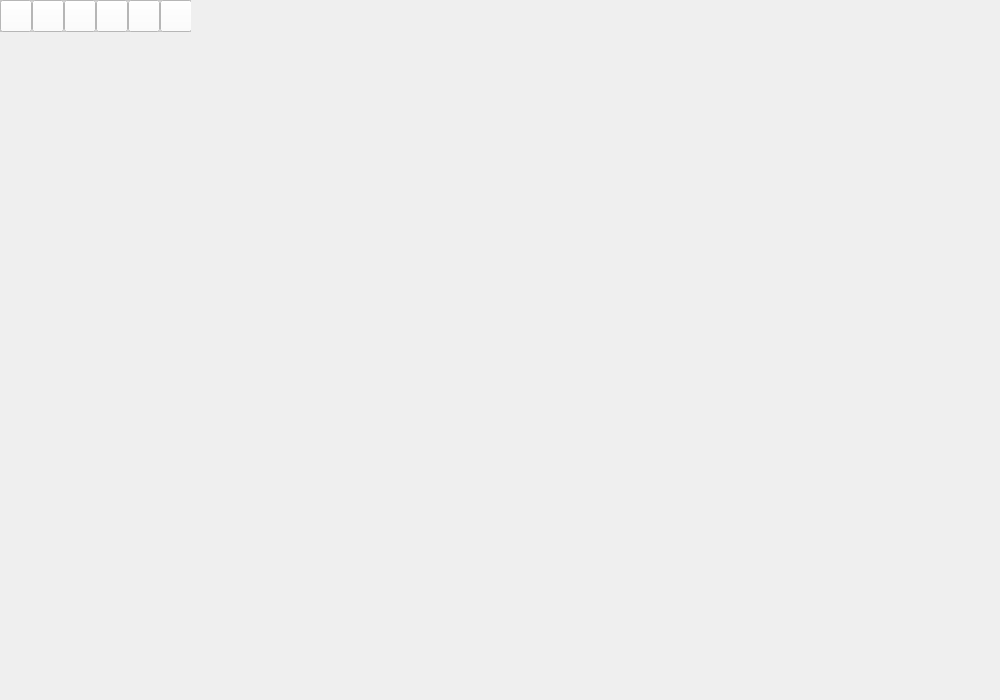
<?xml version="1.0" encoding="UTF-8"?>
<ui version="4.0">
 <class>MainWindow</class>
 <widget class="QMainWindow" name="MainWindow">
  <property name="geometry">
   <rect>
    <x>0</x>
    <y>0</y>
    <width>1000</width>
    <height>700</height>
   </rect>
  </property>
  <property name="windowTitle">
   <string>MainWindow</string>
  </property>
  <widget class="QWidget" name="centralwidget">
   <widget class="QFrame" name="frame">
    <property name="geometry">
     <rect>
      <x>0</x>
      <y>0</y>
      <width>191</width>
      <height>32</height>
     </rect>
    </property>
    <property name="styleSheet">
     <string notr="true">background-color: rgb(255,255,255);</string>
    </property>
    <property name="frameShape">
     <enum>QFrame::StyledPanel</enum>
    </property>
    <property name="frameShadow">
     <enum>QFrame::Raised</enum>
    </property>
    <widget class="QPushButton" name="stickyNoteButton">
     <property name="geometry">
      <rect>
       <x>0</x>
       <y>0</y>
       <width>32</width>
       <height>32</height>
      </rect>
     </property>
     <property name="text">
      <string/>
     </property>
     <property name="icon">
      <iconset>
       <normaloff>../Images/SmolNote.png</normaloff>../Images/SmolNote.png</iconset>
     </property>
     <property name="iconSize">
      <size>
       <width>30</width>
       <height>30</height>
      </size>
     </property>
    </widget>
    <widget class="QPushButton" name="pinButton">
     <property name="geometry">
      <rect>
       <x>32</x>
       <y>0</y>
       <width>32</width>
       <height>32</height>
      </rect>
     </property>
     <property name="text">
      <string/>
     </property>
     <property name="icon">
      <iconset>
       <normaloff>../Images/SmolImage.png</normaloff>../Images/SmolImage.png</iconset>
     </property>
     <property name="iconSize">
      <size>
       <width>30</width>
       <height>30</height>
      </size>
     </property>
    </widget>
    <widget class="QPushButton" name="mapButton">
     <property name="geometry">
      <rect>
       <x>64</x>
       <y>0</y>
       <width>32</width>
       <height>32</height>
      </rect>
     </property>
     <property name="text">
      <string/>
     </property>
     <property name="icon">
      <iconset>
       <normaloff>../Images/MapSmol.png</normaloff>../Images/MapSmol.png</iconset>
     </property>
     <property name="iconSize">
      <size>
       <width>30</width>
       <height>30</height>
      </size>
     </property>
    </widget>
    <widget class="QPushButton" name="imageButton">
     <property name="geometry">
      <rect>
       <x>96</x>
       <y>0</y>
       <width>32</width>
       <height>32</height>
      </rect>
     </property>
     <property name="text">
      <string/>
     </property>
     <property name="icon">
      <iconset>
       <normaloff>../Images/TackSmol.png</normaloff>../Images/TackSmol.png</iconset>
     </property>
     <property name="iconSize">
      <size>
       <width>30</width>
       <height>30</height>
      </size>
     </property>
    </widget>
    <widget class="QPushButton" name="pushButton">
     <property name="geometry">
      <rect>
       <x>128</x>
       <y>0</y>
       <width>32</width>
       <height>32</height>
      </rect>
     </property>
     <property name="text">
      <string/>
     </property>
    </widget>
    <widget class="QPushButton" name="pushButton_6">
     <property name="geometry">
      <rect>
       <x>160</x>
       <y>0</y>
       <width>32</width>
       <height>32</height>
      </rect>
     </property>
     <property name="text">
      <string/>
     </property>
    </widget>
   </widget>
  </widget>
  <action name="actionwhy">
   <property name="text">
    <string>Open</string>
   </property>
  </action>
  <action name="actiongo_away">
   <property name="text">
    <string>go away</string>
   </property>
  </action>
  <action name="actionno_files">
   <property name="text">
    <string>no files</string>
   </property>
  </action>
  <action name="actionexit">
   <property name="text">
    <string>exit</string>
   </property>
  </action>
  <action name="actionnow">
   <property name="text">
    <string>now</string>
   </property>
  </action>
  <action name="actionfile_save">
   <property name="text">
    <string>file save</string>
   </property>
  </action>
  <action name="actionfile_open">
   <property name="text">
    <string>file open</string>
   </property>
  </action>
  <action name="actionfile">
   <property name="text">
    <string>file?</string>
   </property>
  </action>
 </widget>
 <resources/>
 <connections/>
</ui>
